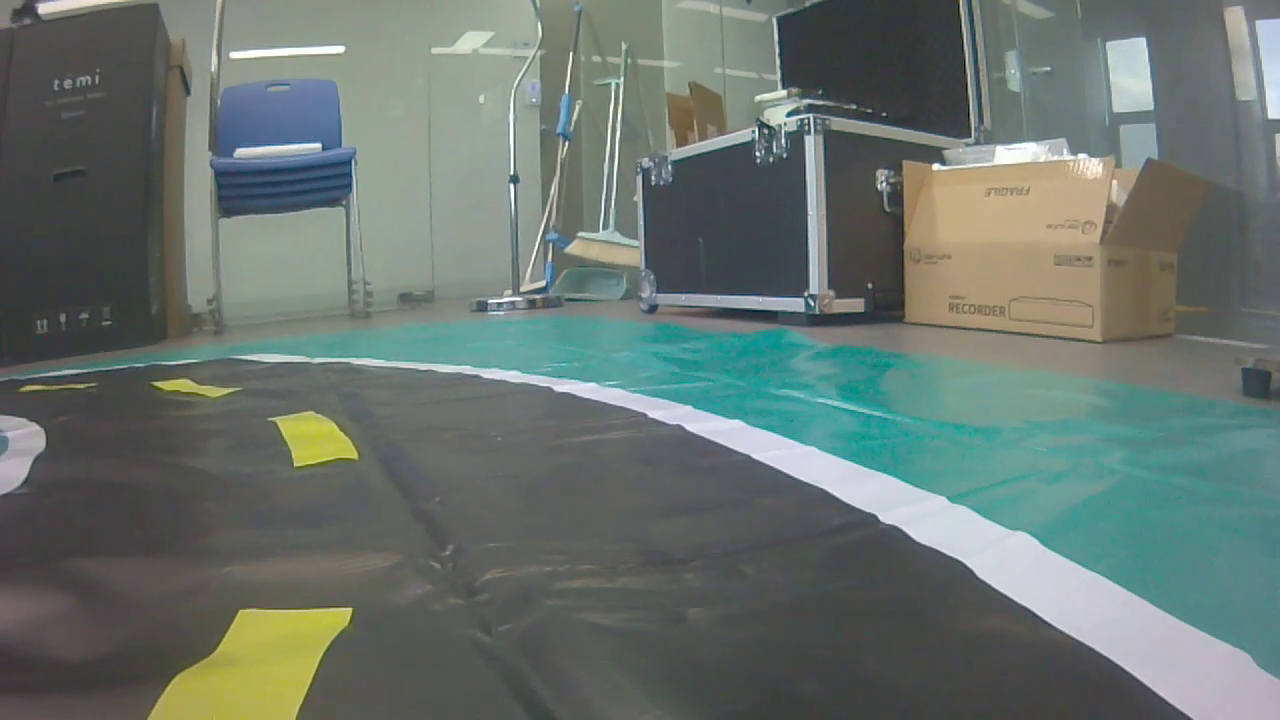
#> input picture frame 18 of ObjectDetection/CJtest/Videos/curve.mp4, 1280 x 720 px, given in place of 1.avi, which was not available
$ python lane_detection_method_research.py
#> lines starting #> are read from the running program, lines starting #| are printed output that depends on the picture; after the words box and inside, x2 and y2 are one past the last pixel; in counts of white or black regions, pixels touching at a corner belong together; pictures that were not available may be replaced by others from this repository, and a replacement may not be noted
import cv2 as cv
import numpy as np


#development environment
# OS:Windows 10
# Language: python 3.9.1c
# Lib: opencv 4.5.3
#      numpy 1.19.3

def roi_warp(image):
    height = image.shape[0]
    width = image.shape[1]
    #관심영역과 동일하게 영상기반으로 임의로 설정
    befPoint = np.array([[width/4, height*3/4], [width*3/4, height*3/4], [width*3/5, height*0.56], [width*2/5, height*0.56]], dtype=np.float32)
    aftPoint = np.array([[[0, height], [width, height], [width, 0], [0, 0]]], dtype=np.float32)
    matrix = cv.getPerspectiveTransform(befPoint, aftPoint)
    warp = cv.warpPerspective(image, matrix, (width, height))
    return warp

def region_of_interest(image):
    height = image.shape[0]
    width = image.shape[1]
    #영상기반으로 임의지정한 관심영역
    polygons = np.array([[[width/4, height*3/4], [width*3/4, height*3/4], [width*3/5, height*0.5], [width*2/5, height*0.5]]], dtype=np.int32)
    mask = np.zeros_like(image)
    cv.fillPoly(mask, polygons, 255)
    masked_image = cv.bitwise_and(image, mask)
    return masked_image

def display_lines(image, lines):
    line_image = np.zeros_like(image)
    if lines is not None:
        for line in lines:
            x1, y1, x2, y2 = line.reshape(4)
            cv.line(line_image, (x1, y1), (x2, y2), (255,0,0), 5)
    return line_image

def display_hough_lines(image, lines):
    line_image = np.zeros_like(image)
    if lines is not None:
        for i in range(len(lines)):
            for rho, theta in lines[i]:
                a = np.cos(theta)
                b = np.sin(theta)
                x0 = a*rho
                y0 = b*rho
                x1 = int(x0 + 1000*(-b))
                y1 = int(y0 + 1000*(a))
                x2 = int(x0 - 1000*(-b))
                y2 = int(y0 - 1000*(a))

                cv.line(line_image, (x1,y1), (x2, y2), (0,0,255), 5)
    return line_image

def TFR(image, greyimage):
    _, thresh = cv.threshold(greyimage, 100 ,255, cv.THRESH_BINARY)
    contours, _ = cv.findContours(thresh, cv.RETR_TREE, cv.CHAIN_APPROX_SIMPLE)

    for contour in contours:
        approx = cv.approxPolyDP(contour, 0.01* cv.arcLength(contour, True), True)
        area = cv.contourArea(approx)

        if len(approx) >=3 and len(approx) <=5 :
            if area > 200:
                cv.drawContours(image, [approx], 0, (0, 255, 0), 5)

    return image

fname = 'E:\\python_coding\\2021_summer_intern\\ObjectDetection\\CJtest\\Videos\\1.avi'
capture = cv.VideoCapture(fname)

#video should manage with frame-by-frame method
while True:
    isTrue, frame = capture.read()
#> frame is the input picture: shape (720, 1280, 3); mean B, G, R 110.5, 116.3, 105.2
    #image preprocessing : resizing(640*480, for faster calculation), grayscale(for faster calculation), gaussian blur(for reducing noise)
    dst = cv.resize(frame, dsize = (640, 480), interpolation = cv.INTER_AREA)
    gray = cv.cvtColor(dst, cv.COLOR_BGR2GRAY)
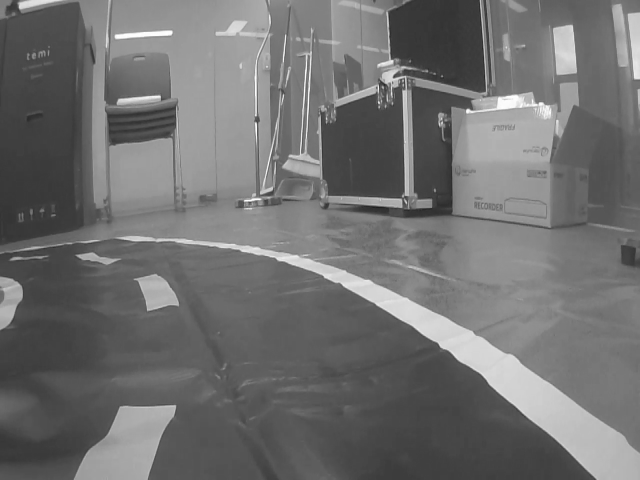
#> gray: shape (480, 640); min 30, max 254, mean 112.3
    blur = cv.GaussianBlur(gray, (3,3), cv.BORDER_DEFAULT)
    #edge detection : canny edge detector
    canny = cv.Canny(gray, 100, 150)
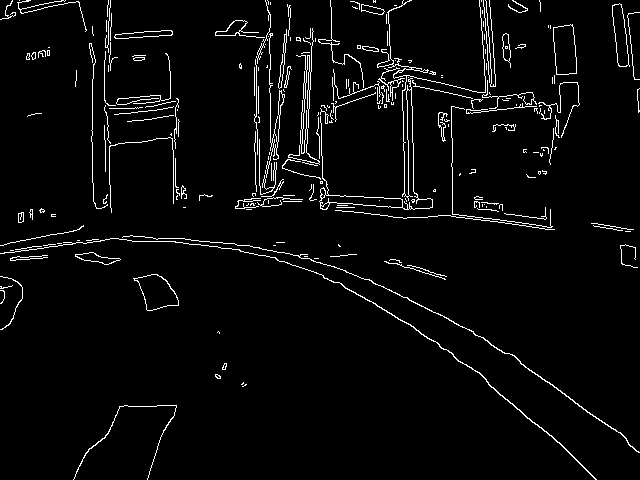
#> canny: shape (480, 640); 3.7% white in thin lines or dots

    #line detection
    #Method 1: Simple Probabilistic Hough transform
    lane_image = np.copy(dst)
    cropped_image = region_of_interest(canny)
#> in region_of_interest, `cv.fillPoly(mask, polygons, 255)`: mask: shape (480, 640); 8.9% white; 1 white region, box (x1, y1, x2, y2) and area: (160, 240, 481, 361) 27225
#> in region_of_interest, `masked_image = cv.bitwise_and(image, mask)`:
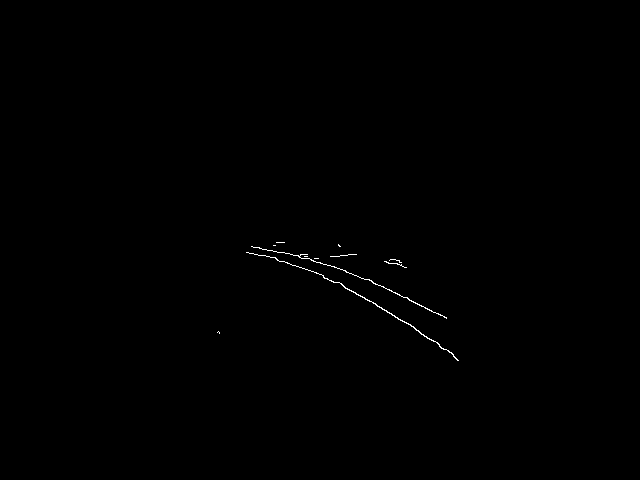
#> masked_image: shape (480, 640); 0.21% white in thin lines or dots, all inside (x1, y1, x2, y2) = (217, 242, 459, 361)
    lines = cv.HoughLinesP(cropped_image, 2, np.pi/180, 100, np.array([]), 70, 10)
#> lines = [[338, 282, 419, 331], [366, 279, 446, 318]]
    line_image = display_lines(lane_image, lines)
#> the loop in display_lines, `for line in lines:` made 2 passes
    result = cv.addWeighted(lane_image, 0.7, line_image, 1, 1)

    #Method 2: Top view Probabilistic Hough transform
    warped_image = roi_warp(canny)
#> in roi_warp, `matrix = cv.getPerspectiveTransform(befPoint, aftPoint)`: matrix = [[-1.46, -1.54, 787.7], [4.74e-16, -3.85, 1033.8], [9.25e-19, -0.00481, 1]]
    warp_lane_image = np.copy(dst)
    warped_lane_image = roi_warp(warp_lane_image)
#> in roi_warp (call 2), `warp = cv.warpPerspective(image, matrix, (width, height))`:
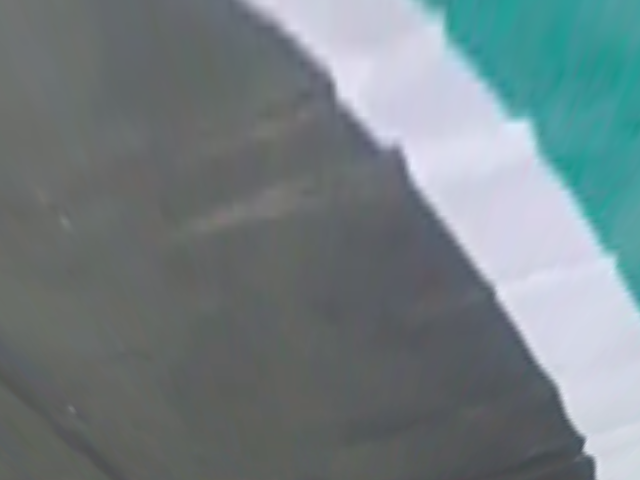
#> warp: shape (480, 640, 3); mean B, G, R 131.5, 128, 115
    warp_lines = cv.HoughLinesP(warped_image, 2, np.pi/180, 650, np.array([]), 70, 100)
#> warp_lines = [[270, 3, 568, 399], [272, 3, 563, 389], [285, 16, 563, 386], [268, 3, 567, 400], [288, 16, 534, 342], [433, 0, 639, 295], [431, 0, 639, 297], [427, 0, 639, 303]]
    warp_line_image = display_lines(warped_lane_image, warp_lines)
#> the loop in display_lines (call 2), `for line in lines:` made 8 passes
    warp_result = cv.addWeighted(warped_lane_image, 0.7, warp_line_image, 1, 1)
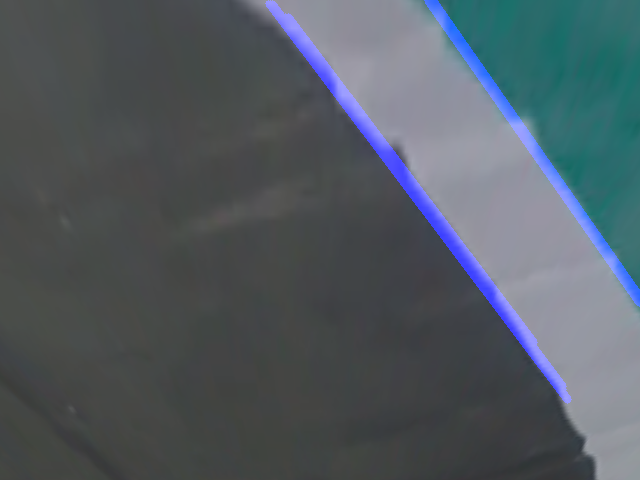
#> warp_result: shape (480, 640, 3); mean B, G, R 97.9, 90.6, 81.5

    #Method 3: Hough transform
    hough_image = np.copy(dst)
    hough_cropped_image = region_of_interest(canny)
    hough_lines = cv.HoughLines(hough_cropped_image, 2, np.pi/180, 130)
#> hough_lines = [[68, 2.11], [76, 2.09], [50, 2.15]]
    hough_line_image = display_hough_lines(hough_image, hough_lines)
#> the loop in display_hough_lines, `for i in range(len(lines)):` made 3 passes
    hough_result = cv.addWeighted(hough_image, 0.7, hough_line_image, 1, 1)
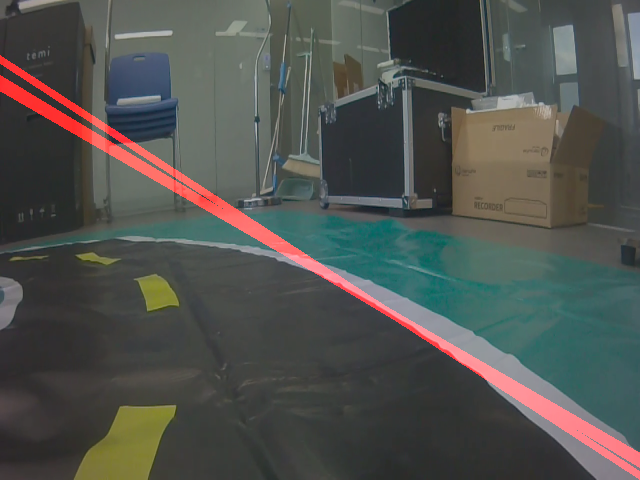
#> hough_result: shape (480, 640, 3); mean B, G, R 78.4, 82.4, 80.5

    #Method 4: Top view Hough transform
    warped_hough_image = roi_warp(canny)
    warp_hough_lane_image = np.copy(dst)
    warped_hough_lane_image = roi_warp(warp_hough_lane_image)
    warp_hough_lines = cv.HoughLines(warped_hough_image, 2, np.pi/180, 800)
#> warp_hough_lines = [[-216, 2.5], [-224, 2.51]]
    warp_hough_line_image = display_hough_lines(warped_hough_lane_image, warp_hough_lines)
#> the loop in display_hough_lines (call 2), `for i in range(len(lines)):` made 2 passes
    warp_hough_result = cv.addWeighted(warped_hough_lane_image, 0.7, warp_hough_line_image, 1, 1)

    #Method 5: TFR(Top view Finding Rectangle) algorithm
    tfr_image = roi_warp(gray)
    bef_tfr_lane_image = np.copy(dst)
    aft_tfr_lane_image = roi_warp(bef_tfr_lane_image)
    tfr_result = TFR(aft_tfr_lane_image, tfr_image)
#> in TFR, `_, thresh = cv.threshold(greyimage, 100 ,255, cv.THRESH_BINARY)`:
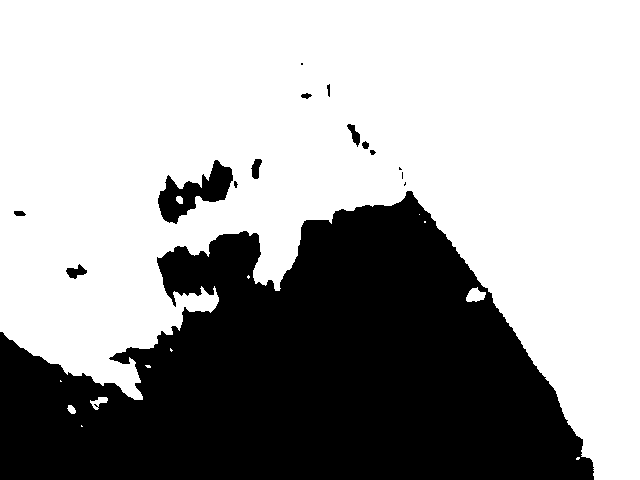
#> thresh: shape (480, 640); 64% white; 15 black regions (5 under 20 px)
#> in TFR, `contours, _ = cv.findContours(thresh, cv.RETR_TREE, cv.CHAIN_APPROX_SI..`: contours = 28 contours, 13 with area under 20; largest, box (x1, y1, x2, y2) and area: (0, 0, 640, 480) 197727, (157, 159, 234, 225) 2278, (65, 263, 88, 280) 192, (466, 287, 486, 302) 172, (250, 158, 263, 180) 165
#> the loop in TFR, `for contour in contours:` made 28 passes
#> area on passes 3, 4, 9, 13, 14, 15, 17, 20, 21, 22, 23, 24: 43, 94, 173.5, 197077, 192, 63, 27, 2190.5, 35, 164.5, 29.5, 51.5

    # lane detection result
    cv.imshow('houghP', result)
    cv.imshow('warp_houghP', warp_result)
    cv.imshow('hough', hough_result)
    cv.imshow('warp_hough', warp_hough_result)
    cv.imshow('tfr', tfr_result)
    cv.imshow('original', dst)

    #stop trigger
    if cv.waitKey(20)&0xFF==ord('d'):
#> (key Esc is pressed here)
        break

capture.release()
cv.destroyAllWindows()

$ run again, starting later in the video
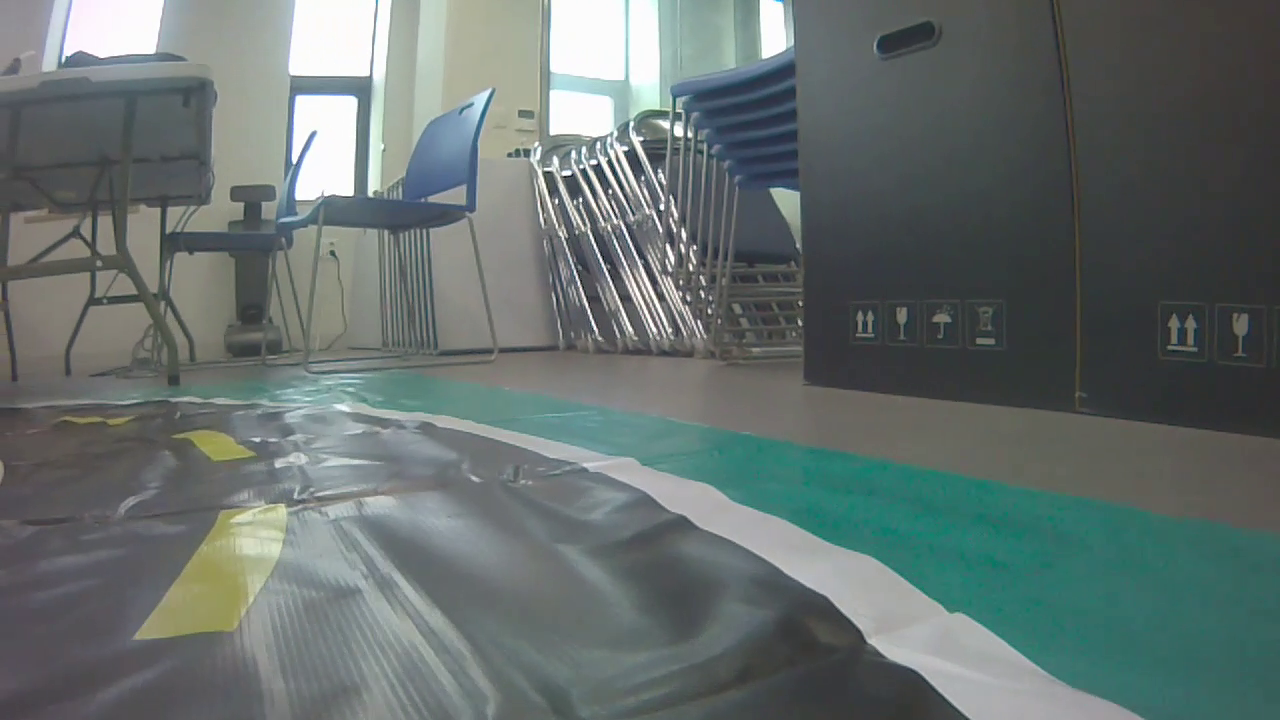
#> input picture frame 81 of ObjectDetection/CJtest/Videos/curve.mp4, 1280 x 720 px, given in place of 1.avi, which was not available
#> frame is the input picture: shape (720, 1280, 3); mean B, G, R 110.2, 112.2, 101.9
#> `canny = cv.Canny(gray, 100, 150)`:
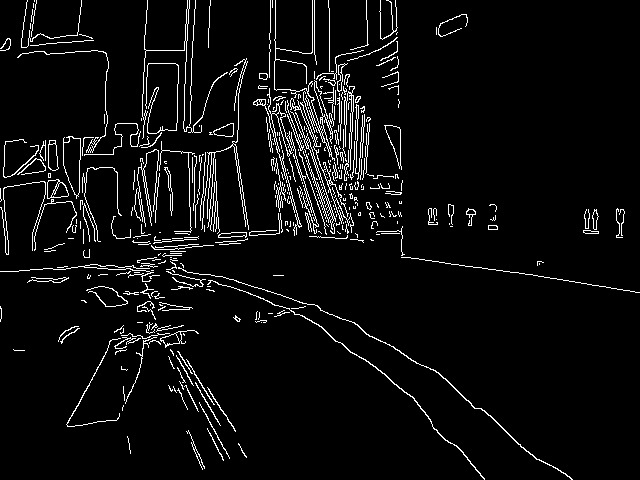
#> canny: shape (480, 640); 5.1% white in thin lines or dots
#> mask: shape (480, 640); 8.9% white; 1 white region, box (x1, y1, x2, y2) and area: (160, 240, 481, 361) 27225
#> masked_image: shape (480, 640); 0.21% white in thin lines or dots, all inside (x1, y1, x2, y2) = (168, 240, 414, 361)
#> lines = None
#> warp: shape (480, 640, 3)
#> warp_lines = [[0, 143, 413, 372], [0, 186, 306, 370], [0, 189, 319, 381], [1, 144, 412, 372]]
#> the loop in display_lines (call 2), `for line in lines:` made 4 passes
#> hough_lines = None
#> warp: shape (480, 640)
#> in TFR, `_, thresh = cv.threshold(greyimage, 100 ,255, cv.THRESH_BINARY)`:
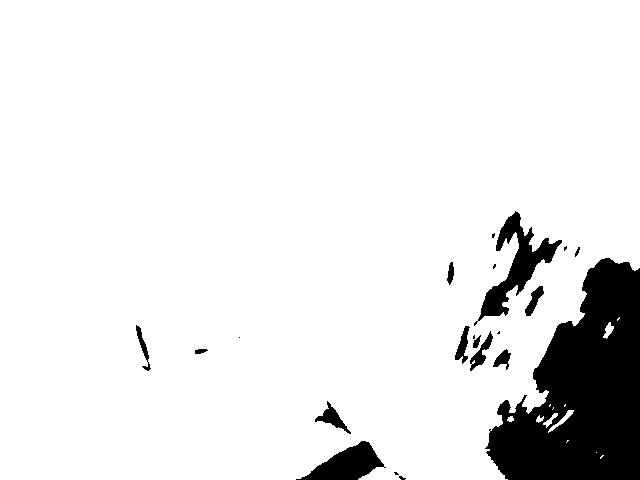
#> thresh: shape (480, 640); 90.9% white; 21 black regions (8 under 20 px)
#> contours = 35 contours, 17 with area under 20; largest, box (x1, y1, x2, y2) and area: (0, 0, 640, 480) 282283, (477, 210, 563, 322) 2878, (314, 400, 352, 435) 410, (469, 330, 494, 372) 339, (454, 325, 471, 365) 304
#> the loop in TFR, `for contour in contours:` made 35 passes
#> area on passes 4, 5, 6, 7, 11, 13, 17, 18: 21.5, 24, 54.5, 99, 73, 284233, 390.5, 46

$ run again, starting later in the video
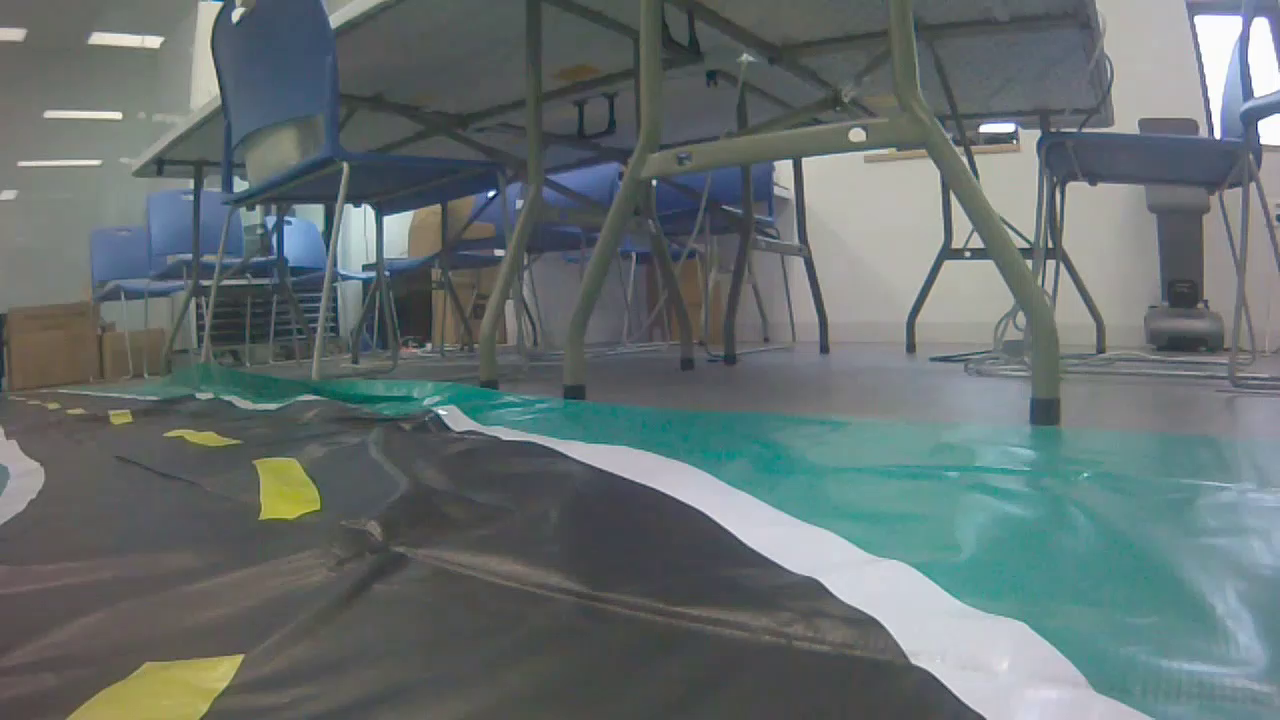
#> input picture frame 144 of ObjectDetection/CJtest/Videos/curve.mp4, 1280 x 720 px, given in place of 1.avi, which was not available
#> frame is the input picture: shape (720, 1280, 3); mean B, G, R 112.2, 111.9, 101.8
#> `canny = cv.Canny(gray, 100, 150)`:
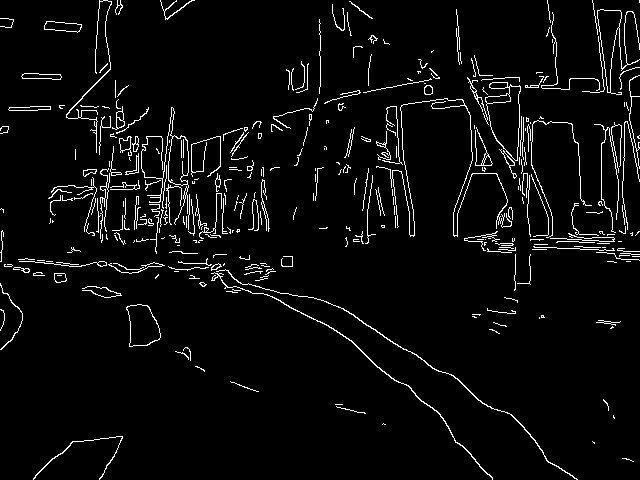
#> canny: shape (480, 640); 4.4% white in thin lines or dots
#> mask: shape (480, 640); 8.9% white; 1 white region, box (x1, y1, x2, y2) and area: (160, 240, 481, 361) 27225
#> masked_image: shape (480, 640); 0.24% white in thin lines or dots, all inside (x1, y1, x2, y2) = (175, 240, 425, 361)
#> lines = None
#> warp: shape (480, 640, 3)
#> warp_lines = [[24, 150, 388, 424], [21, 152, 397, 436], [0, 154, 355, 283]]
#> the loop in display_lines (call 2), `for line in lines:` made 3 passes
#> hough_lines = None
#> warp: shape (480, 640)
#> in TFR, `_, thresh = cv.threshold(greyimage, 100 ,255, cv.THRESH_BINARY)`:
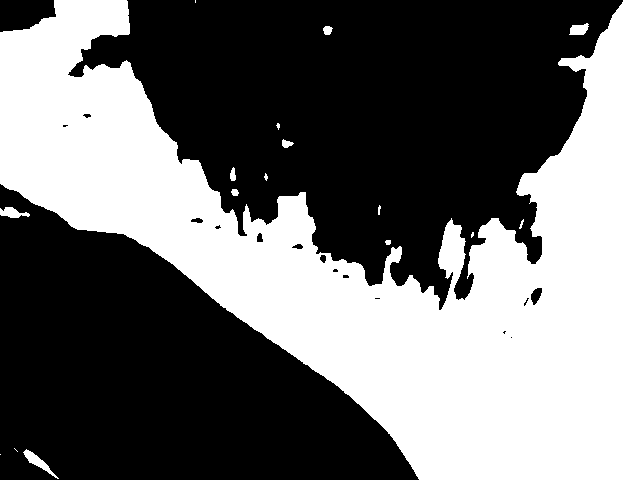
#> thresh: shape (480, 640); 43.6% white; 17 white regions (6 under 20 px)
#> contours = 31 contours, 14 with area under 20; largest, box (x1, y1, x2, y2) and area: (0, 0, 640, 480) 131797, (23, 449, 59, 479) 225, (0, 207, 30, 218) 162, (569, 23, 589, 35) 146, (530, 287, 543, 306) 141
#> the loop in TFR, `for contour in contours:` made 31 passes
#> area on passes 2, 7, 9, 11, 12, 14, 15, 17: 221, 162.5, 33, 46.5, 52.5, 54.5, 146, 143146.5
